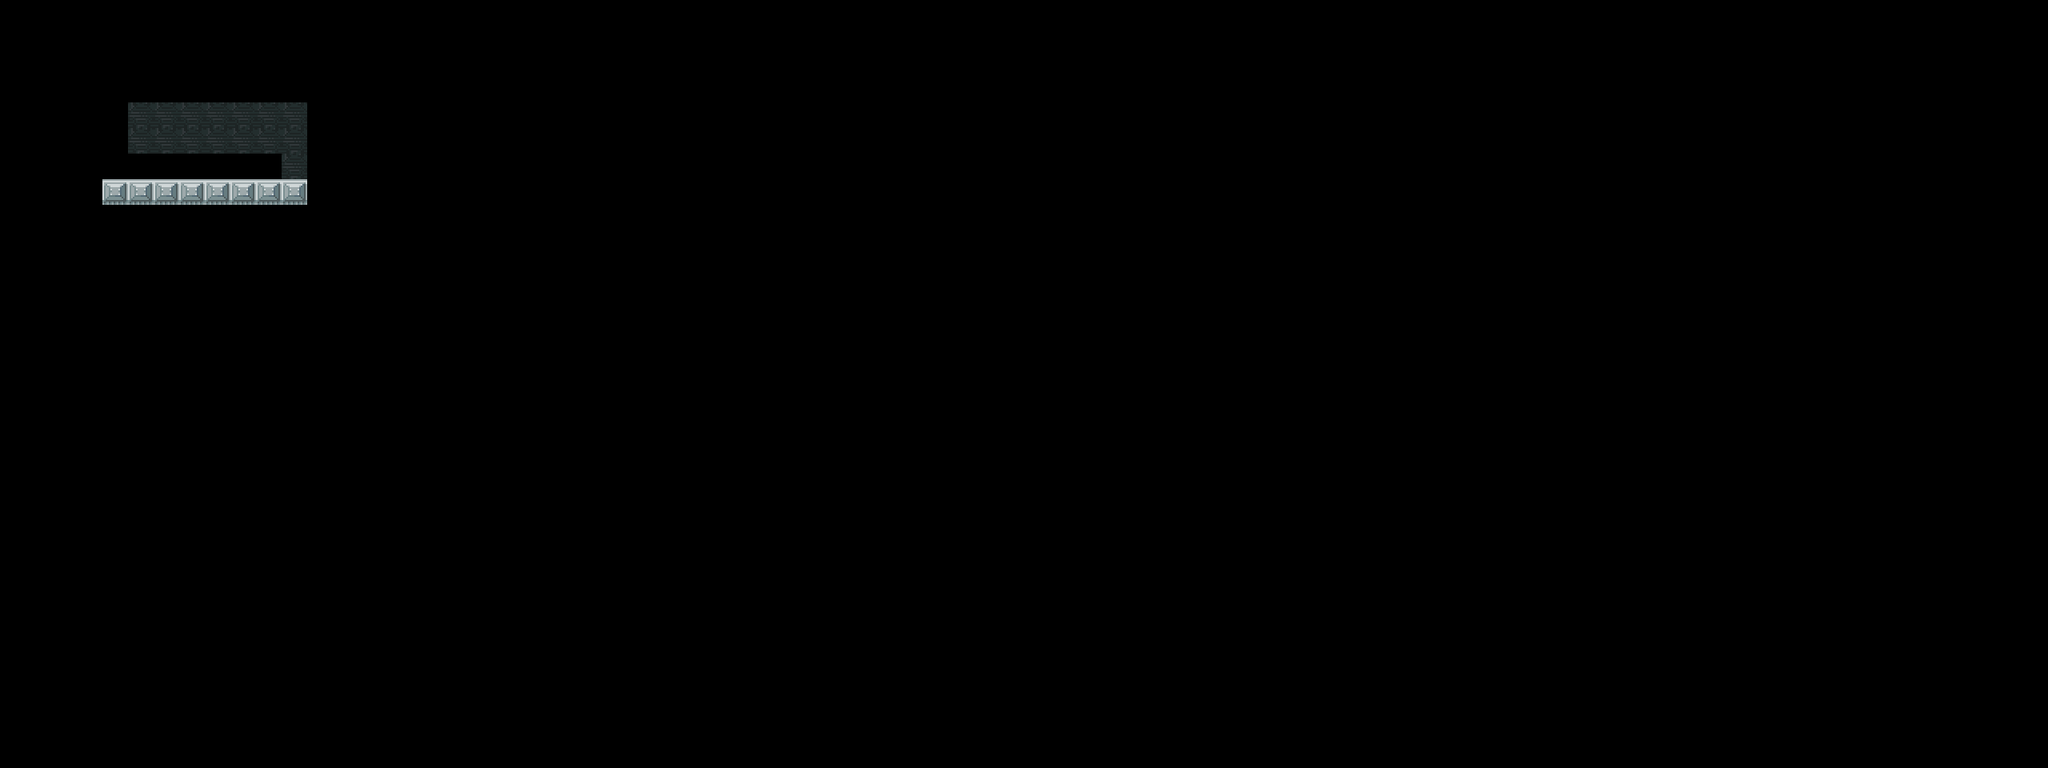

A level layout from a 2D game, rendered from its tile map. Below: a short description, then the map file with tile-grid data replaced by summaries:
An orthogonal 80x30 tile map with 32x32 px tiles, 3 tile layers (Transparent, Foreground, Solid).

<map version="1.0" orientation="orthogonal" width="80" height="30" tilewidth="32" tileheight="32">
 <tileset firstgid="1" name="tile1" tilewidth="32" tileheight="32">
  <image source="tileset_level_1.png" trans="ff00ff" width="640" height="480" />
 </tileset>
 <layer name="Transparent" width="80" height="30" opacity="0.63">
  <data>[2400 cells, 15 non-empty, 1 distinct tile ids]</data>
 </layer>
 <layer name="Foreground" width="80" height="30">
  <data>[2400 cells, 0 non-empty, 0 distinct tile ids]</data>
 </layer>
 <layer name="Solid" width="80" height="30">
  <data>[2400 cells, 8 non-empty, 1 distinct tile ids]</data>
 </layer>
</map>
